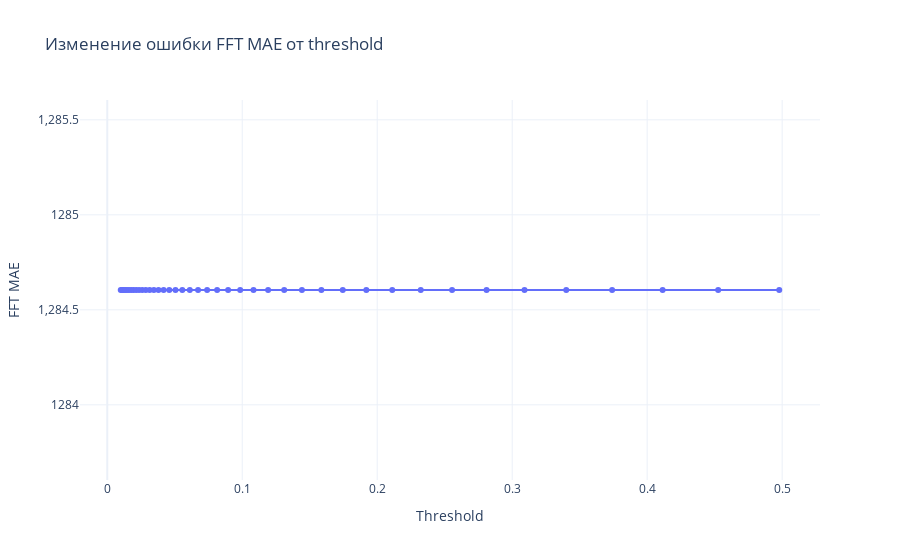

Notebook cell for this chart:
### Markdown cell above
Записи, значение pressure которых отличаются от значения предыдущей записи меньше чем на threshold, будут удалены

### Code cell
threshold = 0.01

thresholds = []
errors = []

while threshold <= mean_time_diff:
    df_reduced = df.loc[(df["pressure"].diff().abs() > threshold).fillna(True)]
    error = fft_mae(df, df_reduced)
    
    thresholds.append(threshold)
    errors.append(error)
    
    threshold *= 1.1

df_plot = pd.DataFrame({"Threshold": thresholds, "FFT MAE": errors})
fig = px.line(df_plot, x="Threshold", y="FFT MAE", markers=True,
              title="Изменение ошибки FFT MAE от threshold")
fig.update_layout(xaxis_title="Threshold", yaxis_title="FFT MAE", template="plotly_white")
fig.show()

### Figure 1 — Plotly figure (JSON) as saved in the notebook; plotly's stock layout.template omitted (floating-point values rounded to 4 significant figures)
{"data": [{"hovertemplate": "Threshold=%{x}<br>FFT MAE=%{y}<extra></extra>", "legendgroup": "", "line": {"color": "#636efa", "dash": "solid"}, "marker": {"symbol": "circle"}, "mode": "lines+markers", "name": "", "orientation": "v", "showlegend": false, "type": "scatter", "x": [0.01, 0.011, 0.0121, 0.01331, 0.01464, 0.01611, 0.01772, 0.01949, 0.02144, 0.02358, 0.02594, 0.02853, 0.03138, 0.03452, 0.03797, 0.04177, 0.04595, 0.05054, 0.0556, 0.06116, 0.06727, 0.074, 0.0814, 0.08954, 0.0985, 0.1083, 0.1192, 0.1311, 0.1442, 0.1586, 0.1745, 0.1919, 0.2111, 0.2323, 0.2555, 0.281, 0.3091, 0.34, 0.374, 0.4114, 0.4526, 0.4979], "xaxis": "x", "y": [1285.0, 1285.0, 1285.0, 1285.0, 1285.0, 1285.0, 1285.0, 1285.0, 1285.0, 1285.0, 1285.0, 1285.0, 1285.0, 1285.0, 1285.0, 1285.0, 1285.0, 1285.0, 1285.0, 1285.0, 1285.0, 1285.0, 1285.0, 1285.0, 1285.0, 1285.0, 1285.0, 1285.0, 1285.0, 1285.0, 1285.0, 1285.0, 1285.0, 1285.0, 1285.0, 1285.0, 1285.0, 1285.0, 1285.0, 1285.0, 1285.0, 1285.0], "yaxis": "y"}], "layout": {"legend": {"tracegroupgap": 0}, "title": {"text": "Изменение ошибки FFT MAE от threshold"}, "xaxis": {"anchor": "y", "domain": [0, 1], "title": {"text": "Threshold"}}, "yaxis": {"anchor": "x", "domain": [0, 1], "title": {"text": "FFT MAE"}}}}
